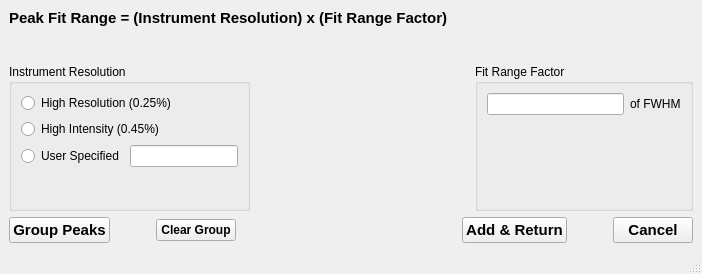
<?xml version="1.0" encoding="UTF-8"?>
<ui version="4.0">
 <class>MainWindow</class>
 <widget class="QMainWindow" name="MainWindow">
  <property name="geometry">
   <rect>
    <x>0</x>
    <y>0</y>
    <width>702</width>
    <height>274</height>
   </rect>
  </property>
  <property name="windowTitle">
   <string>MainWindow</string>
  </property>
  <widget class="QWidget" name="centralwidget">
   <layout class="QVBoxLayout" name="verticalLayout">
    <item>
     <widget class="QLabel" name="label">
      <property name="font">
       <font>
        <pointsize>11</pointsize>
        <weight>75</weight>
        <italic>false</italic>
        <bold>true</bold>
       </font>
      </property>
      <property name="text">
       <string>Peak Fit Range = (Instrument Resolution) x (Fit Range Factor)</string>
      </property>
     </widget>
    </item>
    <item>
     <spacer name="verticalSpacer_3">
      <property name="orientation">
       <enum>Qt::Vertical</enum>
      </property>
      <property name="sizeHint" stdset="0">
       <size>
        <width>20</width>
        <height>40</height>
       </size>
      </property>
     </spacer>
    </item>
    <item>
     <layout class="QHBoxLayout" name="horizontalLayout_2">
      <item>
       <widget class="QGroupBox" name="groupBox_2">
        <property name="title">
         <string>Instrument Resolution</string>
        </property>
        <layout class="QGridLayout" name="gridLayout_2">
         <item row="2" column="0">
          <layout class="QHBoxLayout" name="horizontalLayout">
           <item>
            <widget class="QRadioButton" name="radioButton_userResolution">
             <property name="text">
              <string>User Specified</string>
             </property>
            </widget>
           </item>
           <item>
            <widget class="QLineEdit" name="lineEdit_userResolution"/>
           </item>
          </layout>
         </item>
         <item row="0" column="0">
          <widget class="QRadioButton" name="radioButton_highResolution">
           <property name="text">
            <string>High Resolution (0.25%)</string>
           </property>
          </widget>
         </item>
         <item row="1" column="0">
          <widget class="QRadioButton" name="radioButton_highIntensity">
           <property name="text">
            <string>High Intensity (0.45%)</string>
           </property>
          </widget>
         </item>
         <item row="3" column="0">
          <spacer name="verticalSpacer">
           <property name="orientation">
            <enum>Qt::Vertical</enum>
           </property>
           <property name="sizeHint" stdset="0">
            <size>
             <width>20</width>
             <height>40</height>
            </size>
           </property>
          </spacer>
         </item>
        </layout>
       </widget>
      </item>
      <item>
       <spacer name="horizontalSpacer">
        <property name="orientation">
         <enum>Qt::Horizontal</enum>
        </property>
        <property name="sizeHint" stdset="0">
         <size>
          <width>40</width>
          <height>20</height>
         </size>
        </property>
       </spacer>
      </item>
      <item>
       <widget class="QGroupBox" name="groupBox">
        <property name="title">
         <string>Fit Range Factor</string>
        </property>
        <layout class="QGridLayout" name="gridLayout">
         <item row="0" column="0">
          <widget class="QLineEdit" name="lineEdit_numberFWHM"/>
         </item>
         <item row="0" column="1">
          <widget class="QLabel" name="label_2">
           <property name="text">
            <string>of FWHM</string>
           </property>
          </widget>
         </item>
         <item row="1" column="0">
          <spacer name="verticalSpacer_2">
           <property name="orientation">
            <enum>Qt::Vertical</enum>
           </property>
           <property name="sizeHint" stdset="0">
            <size>
             <width>20</width>
             <height>40</height>
            </size>
           </property>
          </spacer>
         </item>
        </layout>
       </widget>
      </item>
     </layout>
    </item>
    <item>
     <layout class="QHBoxLayout" name="horizontalLayout_4">
      <item>
       <widget class="QPushButton" name="pushButton_groupPeaks">
        <property name="font">
         <font>
          <pointsize>11</pointsize>
          <weight>75</weight>
          <bold>true</bold>
         </font>
        </property>
        <property name="text">
         <string>Group Peaks</string>
        </property>
       </widget>
      </item>
      <item>
       <spacer name="horizontalSpacer_2">
        <property name="orientation">
         <enum>Qt::Horizontal</enum>
        </property>
        <property name="sizeType">
         <enum>QSizePolicy::Preferred</enum>
        </property>
        <property name="sizeHint" stdset="0">
         <size>
          <width>40</width>
          <height>20</height>
         </size>
        </property>
       </spacer>
      </item>
      <item>
       <widget class="QPushButton" name="pushButton_clearGroup">
        <property name="font">
         <font>
          <weight>75</weight>
          <bold>true</bold>
         </font>
        </property>
        <property name="text">
         <string>Clear Group</string>
        </property>
       </widget>
      </item>
      <item>
       <spacer name="horizontalSpacer_3">
        <property name="orientation">
         <enum>Qt::Horizontal</enum>
        </property>
        <property name="sizeHint" stdset="0">
         <size>
          <width>40</width>
          <height>20</height>
         </size>
        </property>
       </spacer>
      </item>
      <item>
       <widget class="QPushButton" name="pushButton_addPeakReturn">
        <property name="font">
         <font>
          <pointsize>11</pointsize>
          <weight>75</weight>
          <bold>true</bold>
         </font>
        </property>
        <property name="text">
         <string>Add &amp;&amp; Return</string>
        </property>
       </widget>
      </item>
      <item>
       <spacer name="horizontalSpacer_4">
        <property name="orientation">
         <enum>Qt::Horizontal</enum>
        </property>
        <property name="sizeType">
         <enum>QSizePolicy::Preferred</enum>
        </property>
        <property name="sizeHint" stdset="0">
         <size>
          <width>40</width>
          <height>20</height>
         </size>
        </property>
       </spacer>
      </item>
      <item>
       <widget class="QPushButton" name="pushButton_cancel">
        <property name="font">
         <font>
          <pointsize>11</pointsize>
          <weight>75</weight>
          <bold>true</bold>
         </font>
        </property>
        <property name="text">
         <string>Cancel</string>
        </property>
       </widget>
      </item>
     </layout>
    </item>
   </layout>
  </widget>
  <widget class="QMenuBar" name="menubar">
   <property name="geometry">
    <rect>
     <x>0</x>
     <y>0</y>
     <width>702</width>
     <height>25</height>
    </rect>
   </property>
  </widget>
  <widget class="QStatusBar" name="statusbar"/>
 </widget>
 <resources/>
 <connections/>
</ui>
